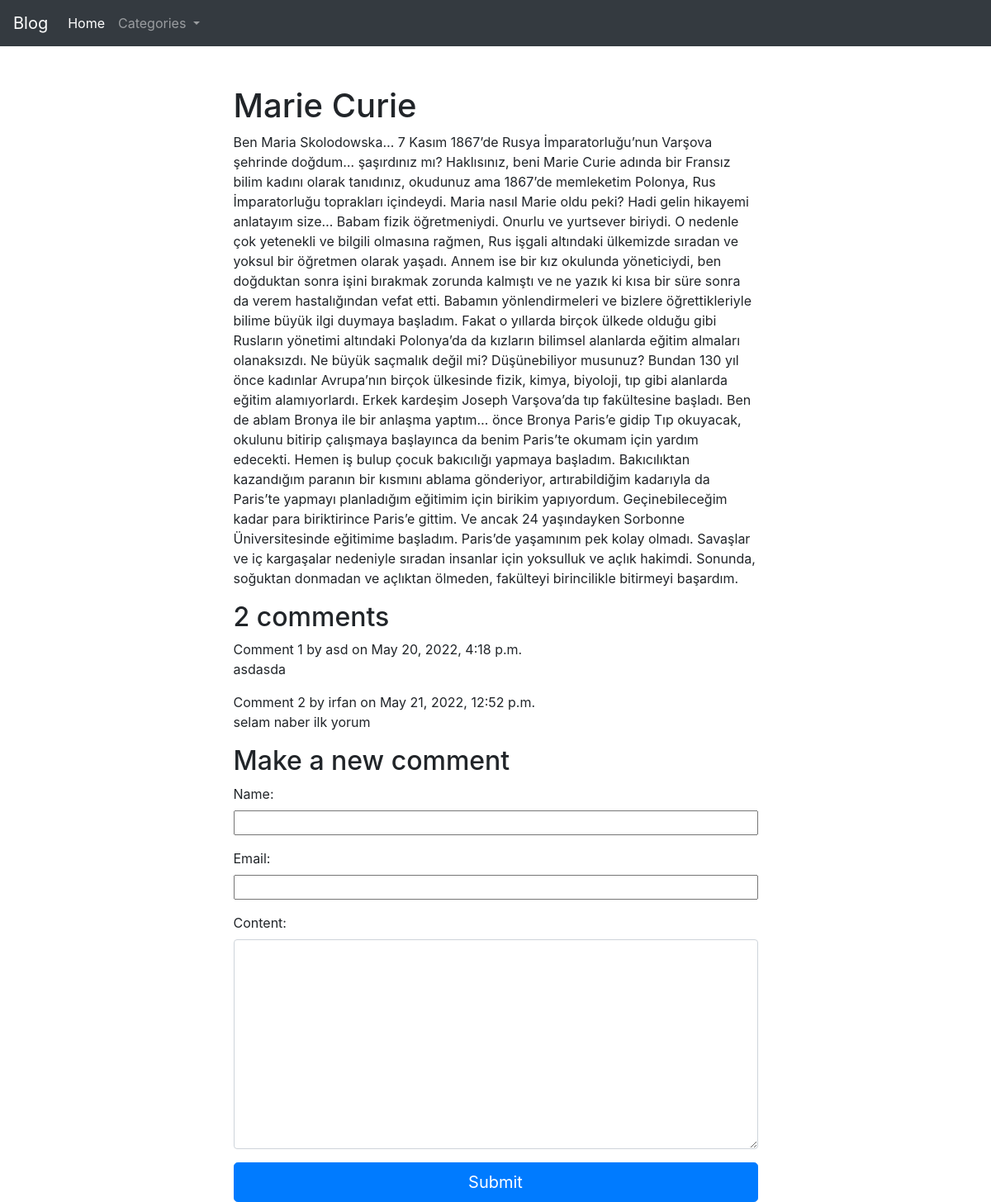
Page /merie-curie/ on the committed database.
### blog/models.py (models this page shows, shortened)
class Post (models.Model):
      class NewManager(models.Manager):
            def get_queryset(self):
                  return super().get_queryset() .filter(status='published')
      options = (
      ('draft', 'Draft'),
      ('published', 'Published'),
      )
      title  = models.CharField(max_length=250) # title of every posts
      category = models.ForeignKey(Category,on_delete = models.PROTECT, default = 1)
      excerpt = models.TextField(null = True)   # excerpts
      image = models.ImageField(upload_to=user_directory_path, default='posts/default.jpg ') #identify image model
      slug = models.SlugField(max_length=250,unique_for_date= 'publish')
      publish = models.DateTimeField(default=timezone.now)  # draft and publish model to manage posts visibility
      author = models.ForeignKey(User, on_delete=models.CASCADE,related_name= 'blog_posts')
      content = models.TextField()
      status = models.CharField(max_length=10,choices=options,default='draft') # statu özellikleri yukarda belirtildi
      objects = models.Manager()
      newmanager = NewManager()
      class Meta:
            ordering = ('-publish',)

class Comment(models.Model):
      post = models.ForeignKey(Post, on_delete=models.CASCADE,related_name= 'comments')
      name = models.CharField(max_length=50)
      email = models.EmailField()
      content = models.TextField()
      publish = models.DateTimeField(auto_now_add=True)
      status = models.BooleanField(default=True)

### blog/views.py (the view)
# urls.py: path('<slug:post>/', views.post_single, name='post_single'),
def post_single(request, post):
    post = get_object_or_404(Post, slug=post, status='published')
    comments = post.comments.filter(status=True)
    user_comment = None
    if request.method == 'POST':
        comment_form = NewCommentForm(request.POST)
        if comment_form.is_valid():
            user_comment = comment_form.save(commit=False)
            user_comment.post = post
            user_comment.save()
            return HttpResponseRedirect('/' + post.slug)
    else:
        comment_form = NewCommentForm()
    return render(request, 'single.html',
                  {'post': post, 'comments': user_comment, 'comments': comments, 'comment_form': comment_form})

### blog/forms.py
class NewCommentForm(forms.ModelForm):
    class Meta:
        model = Comment
        fields = ('name', 'email','content')
        widgets = {
            "name": forms.TextInput(attrs={"class": "col-sm-12"}),
            "email": forms.TextInput(attrs={"class": "col-sm-12"}),
            "content":forms.Textarea(attrs={"class": "form-control"}),
        }

### blog/views.py (called while the page is built)
def category_list(request):
    category_list = Category.objects.exclude(name='default')
    context = {
        "category_list": category_list,
    }
    return context

### blog/templates/single.html (shortened to what this page needs)
{% extends "base.html" %}
{% block content %}
      <div class="container">
        <div class="row justify-content-md-center pt-5">
          <div class="col-7"><h1>{{post.title}}</h1></div>
          <div class="col-7"><p>{{post.content|safe}}</p></div>
          <div class="col-md-7">
              {% with comments.count as total_comments %}
              <h2>
              {{ total_comments }} comment{{ total_comments|pluralize }}
              </h2>
              {% endwith %}
              {% for comment in comments %}
                Comment {{ forloop.counter }} by {{ comment.name }}
                on {{ comment.publish }}
                {{ comment.content|linebreaks }}
              {% empty %}
                <p>There are no comments for this post.</p>
              {% endfor %}
                <h2>Make a new comment</h2>
              <form id="myForm" method="post">
              {{ comment_form.as_p }}
              <button type="submit" class="btn btn-primary btn-lg btn-block">Submit</button>
              </form>
          </div>
        </div>
      </div>
{% endblock %}

### rows in the picture
Post: title "Marie Curie", content "Ben Maria Skolodowska… 7 Kasım 1867’de Rusya İmparatorluğu’nun Varşova şehrinde doğdum… şaşırdınız mı? Haklısınız, beni Marie Curie adında bir Fransız bilim kadını olarak tanıdınız, okudunuz ama 1867’de memleketim Polonya, Rus İmparatorluğu toprakları içindeydi. Maria nasıl Marie oldu peki? Hadi gelin hikayemi anlatayım size… Babam fizik öğretmeniydi. Onurlu ve yurtsever biriydi. O nedenle çok yetenekli ve bilgili olmasına rağmen, Rus işgali altındaki ülkemizde sıradan ve yoksul bir öğretmen olarak yaşadı. Annem ise bir kız okulunda yöneticiydi, ben doğduktan sonra işini bırakmak zorunda kalmıştı ve ne yazık ki kısa bir süre sonra da verem hastalığından vefat etti. Babamın yönlendirmeleri…"
Comment: name "asd", publish "May 20, 2022, 4:18 p.m.", content "asdasda"
Comment: name "irfan", publish "May 21, 2022, 12:52 p.m.", content "selam naber ilk yorum"

### other values in the picture
{{ total_comments }} "2"
